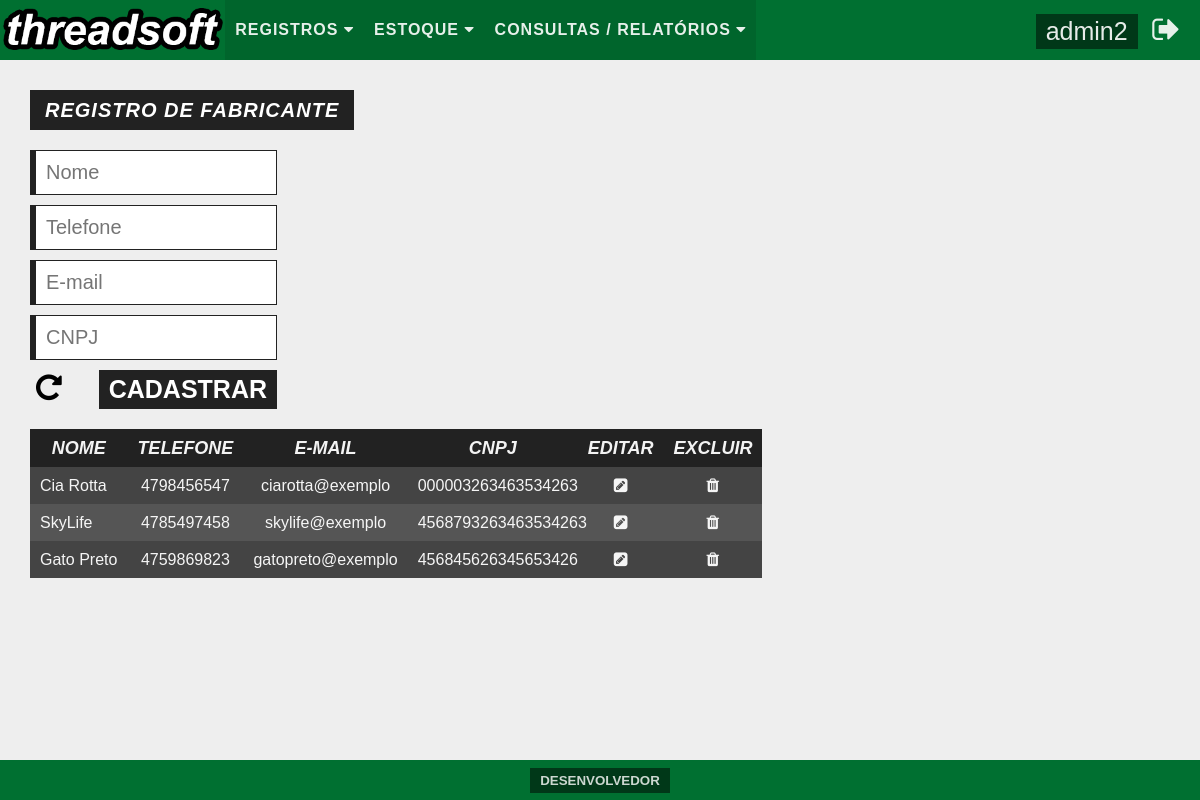
/pages/main.php?folder=system/manufacturer/&file=fmadd_manufacturer&ext=php (signed in), run on the app's committed database.
### tables this page shows
CREATE TABLE `users` (
  `id` tinyint(2) UNSIGNED ZEROFILL NOT NULL COMMENT 'Este campo serve como identificador único para usuário.',
  `username` varchar(20) NOT NULL COMMENT 'Este campo é destinado a armazenar o nome de usuário.',
  `password` char(32) NOT NULL COMMENT 'Este campo é a armazenar a senha para o usuário.',
  `email` varchar(100) NOT NULL COMMENT 'Este campo é destinado a armazanar o e-mail do usuário.'
);

CREATE TABLE `manufacturers` (
  `id` tinyint(2) UNSIGNED ZEROFILL NOT NULL COMMENT 'Identificador único de fabricante.',
  `name` varchar(45) NOT NULL COMMENT 'Nome fantasia de fabricante.',
  `phone` bigint(20) UNSIGNED NOT NULL COMMENT 'Telefone de contato de fabricante.',
  `email` varchar(100) NOT NULL COMMENT 'E-mail de contato de fabricante.',
  `cnpj` bigint(18) UNSIGNED ZEROFILL NOT NULL COMMENT 'CNPJ de fabricante.'
);

### pages/system/manufacturer/fmadd_manufacturer.php (the view)
<div id="contentSingleAdd">
  <h1>Registro de Fabricante</h1><br>
  <div>
    <form action="?folder=system/manufacturer/&file=add_manufacturer&ext=php" method="post">
      <input type="text" name="txtname" maxlength="45" placeholder="Nome"><br>
      <input type="text" name="txtphone" maxlength="20" placeholder="Telefone"><br>
      <input type="text" name="txtemail" maxlength="60" placeholder="E-mail"><br>
      <input type="text" name="txtcnpj" maxlength="20" placeholder="CNPJ"><br>
      <button type="reset" name="btnclean"><i class="fa fa-repeat" aria-hidden="true"></i></button>
      <button type="submit" name="btnsend">Cadastrar</button>
    </form>
  </div>
  <div>
    <table>
      <?php
        $sql_sel_manufacturers = "SELECT id, name, phone, email, cnpj FROM manufacturers";
        $sql_sel_manufacturers_preparado = $conexaobd->prepare($sql_sel_manufacturers);
        $sql_sel_manufacturers_preparado->execute();
      ?>
      <thead>
        <tr>
          <th>Nome</th>
          <th>Telefone</th>
          <th>E-mail</th>
          <th>CNPJ</th>
          <th>Editar</th>
          <th>Excluir</th>
        </tr>
      </thead>
      <tbody>
        <?php
          if($sql_sel_manufacturers_preparado->rowCount()>0){
            while($sql_sel_manufacturers_dados = $sql_sel_manufacturers_preparado->fetch()){
        ?>
        <tr>
          <td><?php echo $sql_sel_manufacturers_dados['name']; ?></td>
          <td><?php echo $sql_sel_manufacturers_dados['phone']; ?></td>
          <td><?php echo $sql_sel_manufacturers_dados['email']; ?></td>
          <td><?php echo $sql_sel_manufacturers_dados['cnpj']; ?></td>
          <td><a href="?folder=system/manufacturer/&file=fmalt_manufacturer&ext=php&id=<?php echo $sql_sel_manufacturers_dados['id'] ?>"><i class="fa fa-pencil-square" aria-hidden="true"></i></a></td>
          <td><a href="?folder=system/manufacturer/&file=del_manufacturer&ext=php&id=<?php echo $sql_sel_manufacturers_dados['id'] ?>"><i class="fa fa-trash" aria-hidden="true"></i></a></td>
        </tr>
        <?php
            }
          }else{
        ?>
        <tr>
          <td align="center" colspan="6">Não há registros. </td>
        </tr>
        <?php
          }
        ?>
      </tbody>
    </table>
  </div>
</div>

### pages/main.php (shortened to what this page needs)
<!DOCTYPE html>
<?php
  include "../security/database/dbconnect.php";
?>
<html>
  <head>
    <link rel="stylesheet" href="../css/reset.css">
    <link rel="stylesheet" href="../css/style.css">
    <link rel="stylesheet" href="../css/font-awesome-4.6.3/css/font-awesome.min.css">
  </head>
  <body>
    <header>
      <nav id="headerMenu">
        <a href="?folder=/&file=initial&ext=php"><img src="../img/logo.png" id="menuLogo"/></a>
        <ul id="menuList">
          <li class="dropdown">
               <a href="#" class="dropbtn">Registros <i class="fa fa-caret-down" aria-hidden="true"></i></a>
             </li><li class="dropdown">
            <a href="#" class="dropbtn">Estoque <i class="fa fa-caret-down" aria-hidden="true"></i></a>
          </li><li class="dropdown">
            <a href="#" class="dropbtn">Consultas / Relatórios <i class="fa fa-caret-down" aria-hidden="true"></i></a>
          </li>
        </ul>
        <div id="menuUser">
          <?php
            $sql_sel_users = "SELECT username, id FROM users WHERE id = ".$_SESSION['idUsuario'];
            $sql_sel_users_preparado = $conexaobd -> prepare($sql_sel_users);
            $sql_sel_users_preparado -> execute();
            $sql_sel_users_dados = $sql_sel_users_preparado -> fetch();
          ?>
          <a href="?folder=system/user/&file=fmalt_user&ext=php&id=<?php echo $sql_sel_users_dados['id'] ?>"><?php echo $sql_sel_users_dados['username'] ?></a>
          <a href="../security/authentication/logout_authentication.php"><i class="fa fa-sign-out" aria-hidden="true"></i></a>
        </div>
      </nav>
    </header>
    <?php
      if(isset($_GET['folder'])&&isset($_GET['file'])&&isset($_GET['ext'])){
        if(!include $_GET['folder'].$_GET['file'].".".$_GET['ext']){
          echo "<h1>Página não encontrada!</h1>";
        }
      }else{
        include "initial.php";
      }
    ?>
    <footer>
      <button onclick="openModal()" id="openModal">Desenvolvedor</button>
    </footer>
  </body>
</html>

### css/style.css (style rules this page uses)
body { background: #eee; }
#headerMenu { background: #007031; height: 60px; -webkit-user-select: none; width: 100%; margin-bottom: 20px; }
#menuLogo { display: inline-block; float: left; height: 80%; margin-top: 5px; }
#menuList { display: inline-block; float: left; }
#menuList > li { background: rgba(0,0,0, 0.1); color: rgba(255,255,255,0.7); display: inline-block; font-family: Arial, sans-serif; font-weight: bold; line-height: 60px; padding-left: 10px; padding-right: 10px; text-transform: uppercase; }
li a, .dropbtn { color: rgba(255,255,255,0.9); letter-spacing: 1px; text-decoration: none; }
li.dropdown { display: inline-block; }
#menuUser { float: right; font-family: Arial, sans-serif; margin-right: 20px; }
#menuUser > a { color: rgba(255,255,255,0.9); font-size: 25px; text-decoration: none; }
#menuUser > a:first-of-type { background: rgba(0,0,0,0.5); display: inline-block; padding: 5px 10px 5px 10px; }
#menuUser > a:last-of-type { font-size: 30px; line-height: 60px; margin-left: 10px; }
footer { background: #007031; bottom: 0; font-size: 14px; height: 40px; font-family: Arial, sans-serif; text-align: center; position: fixed; width: 100%; }
footer > button { border: none; text-transform: uppercase; cursor: pointer; outline: none; background: rgba(0,0,0,0.5); color: rgba(255,255,255,0.8); display: inline-block; font-weight: bold; margin-top: 8px; padding: 5px 10px 5px 10px; text-decoration: none; -webkit-user-select: none; }
#contentSingleAdd { margin-left: 30px; }
#contentSingleAdd > h1 { font-family: Arial, sans-serif; font-size: 20px; letter-spacing: 1px; font-style: italic; font-weight: bold; padding: 10px 15px 10px 15px; background: #222; color: #fff; text-transform: uppercase; display: inline-block; margin-top: 10px; }
#contentSingleAdd > div:first-of-type { float: left; margin-top: 20px; width: 247px; background: rgba(0,0,0,0.0); margin-right: 200px; height: auto !important; }
#contentSingleAdd > div:first-of-type > form > input { width: 220px; border: none; border-left: 6px solid #222; border-top: 1px solid #222; border-right: 1px solid #222; border-bottom: 1px solid #222; margin-bottom: 10px; outline: none; padding: 10px; font-size: 20px; }
#contentSingleAdd > div:first-of-type > form > button:first-of-type { background: none; border: none; outline: none; font-size: 30px; cursor: pointer; }
#contentSingleAdd > div:first-of-type > form > button:last-of-type { border: none; background: #222; outline: none; font-size: 25px; color: #fff; text-transform: uppercase; padding: 5px 10px 5px 10px; float: right; font-weight: bold; cursor: pointer; }
#contentSingleAdd > div:last-of-type { float: left; overflow-y: auto; margin-top: 20px; }
#contentSingleAdd > div:last-of-type > table { background: #222; color: rgba(255,255,255,0.95); font-family: Arial, sans-serif; max-width: 800px; }
#contentSingleAdd > div:last-of-type td { font-size: 16px; padding: 10px; }
#contentSingleAdd > div:last-of-type tbody td:first-of-type { text-align: left; }
#contentSingleAdd > div:last-of-type tbody td { text-align: center; max-width: 150px; }
#contentSingleAdd > div:last-of-type tbody td a { text-decoration: none; color: rgba(255,255,255,0.95); }
#contentSingleAdd > div:last-of-type tbody tr:nth-child(odd) { background: #444; }
#contentSingleAdd > div:last-of-type tbody tr:nth-child(even) { background: #555; }
#contentSingleAdd > div:last-of-type th { padding: 10px; font-weight: bold; font-style: italic; font-size: 18px; text-transform: uppercase; }

### data on the page
users: username "admin2"
manufacturers: name "Cia Rotta", phone "4798456547", email "ciarotta@exemplo", cnpj "000003263463534263"
manufacturers: name "SkyLife", phone "4785497458", email "skylife@exemplo", cnpj "4568793263463534263"
manufacturers: name "Gato Preto", phone "4759869823", email "gatopreto@exemplo", cnpj "456845626345653426"
